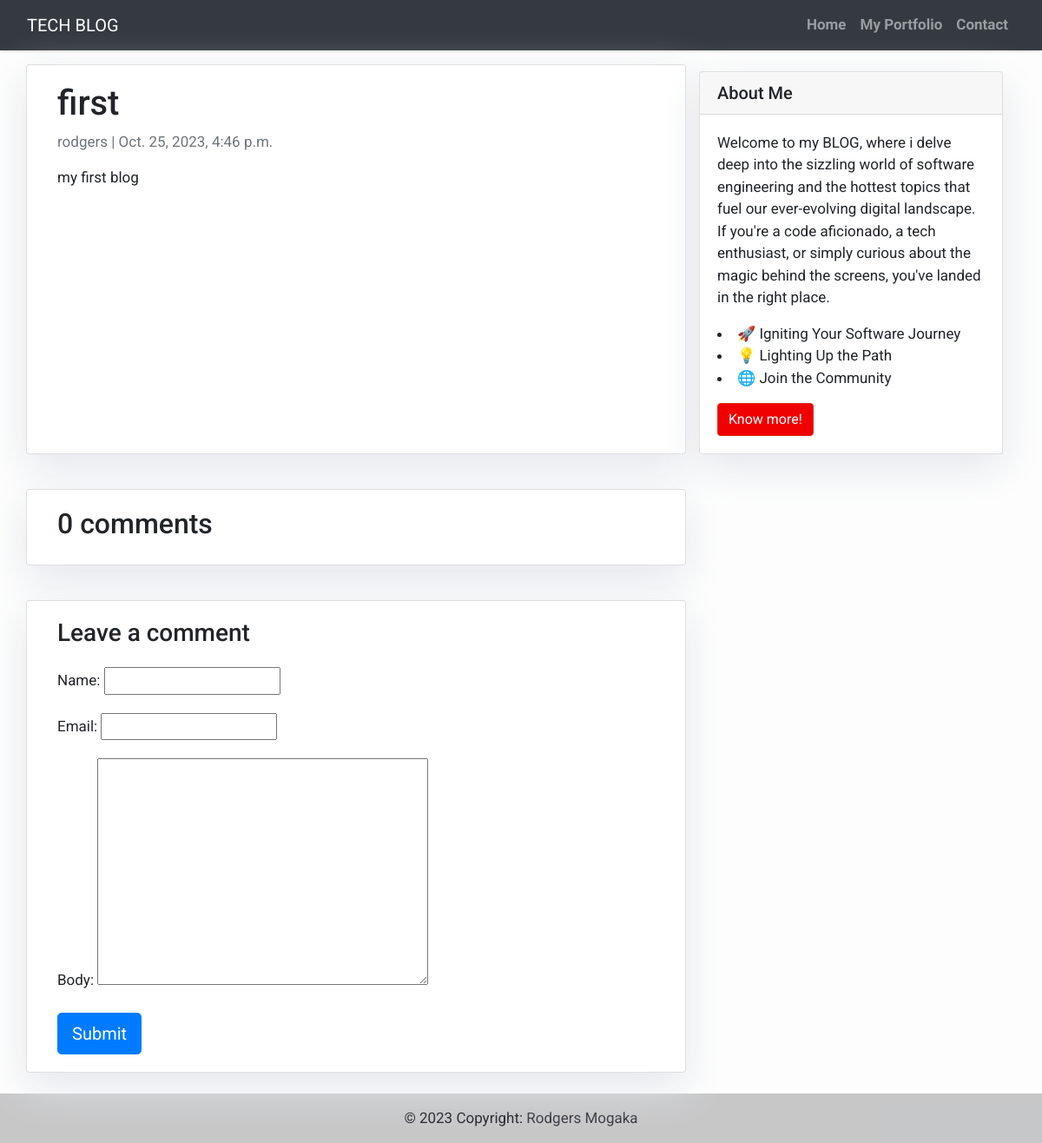
Screenshot of /first/ with the database file from the repository.
### blog/models.py (models this page shows, shortened)
class Post(models.Model):
    title = models.CharField(max_length=200, unique=True)
    slug = models.SlugField(max_length=200, unique=True)
    author = models.ForeignKey(User, on_delete= models.CASCADE,related_name='blog_posts')
    updated_on = models.DateTimeField(auto_now= True)
    content = models.TextField()
    created_on = models.DateTimeField(auto_now_add=True)
    status = models.IntegerField(choices=STATUS, default=0)
    class Meta:
        ordering = ['-created_on']

### blog/views.py (the view)
# urls.py: path("<slug:slug>/", views.post_detail, name="post_detail"),
def post_detail(request, slug):
    template_name = "post_detail.html"
    post = get_object_or_404(Post, slug=slug)
    comments = post.comments.filter(active=True).order_by("-created_on")
    new_comment = None
    if request.method == "POST":
        comment_form = CommentForm(data=request.POST)
        if comment_form.is_valid():
            new_comment = comment_form.save(commit=False)
            new_comment.post = post
            new_comment.save()
    else:
        comment_form = CommentForm()
    return render(
        request,
        template_name,
        {
            "post": post,
            "comments": comments,
            "new_comment": new_comment,
            "comment_form": comment_form,
        },
    )

### blog/forms.py
class CommentForm(forms.ModelForm):
    class Meta:
        model = Comment
        fields = ("name", "email", "body")

### templates/post_detail.html (shortened to what this page needs)
{% extends 'base.html' %}
 {% block content %}<div class="container">
  <div class="row">
    <div class="col-md-8 card mb-4  mt-3 left  top">
     <div class="card-body">
        <h1>{% block title %} {{ post.title }} {% endblock title %}</h1>
       <p class=" text-muted">{{ post.author }} | {{ post.created_on }}</p>
        <p class="card-text ">{{ post.content | safe }}</p>
     </div>    </div>
   {% block sidebar %}
 {% include 'sidebar.html' %}
{% endblock sidebar %}
   <div class="col-md-8 card mb-4  mt-3 ">
      <div class="card-body">
       <h2>{{ comments.count }} comments</h2>
      </div>
   </div>
    <div class="col-md-8 card mb-4  mt-3 ">
      <div class="card-body">
        {% if new_comment %}
        <div class="alert alert-success" role="alert">
          Your comment is awaiting moderation
        </div>
        {% else %}
        <h3>Leave a comment</h3>
        <form method="post" style="margin-top: 1.3em;">
          {{ comment_form.as_p }}
          <button type="submit" class="btn btn-primary  btn-lg">Submit</button>
        </form>
        {% endif %}
      </div>
    </div>
  </div>
</div>
{% endblock content %}

### templates/base.html (style rules this page uses)
body { font-family: "Roboto", sans-serif; font-size: 17px; background-color: #fdfdfd; }

### templates/sidebar.html (style rules this page uses)
.card { box-shadow: 0 16px 48px #E3E7EB; }

### rows the page displays
Post: title "first", author "rodgers", created_on "Oct. 25, 2023, 4:46 p.m.", content "my first blog"

### other values shown
{{ comments.count }} "0"
